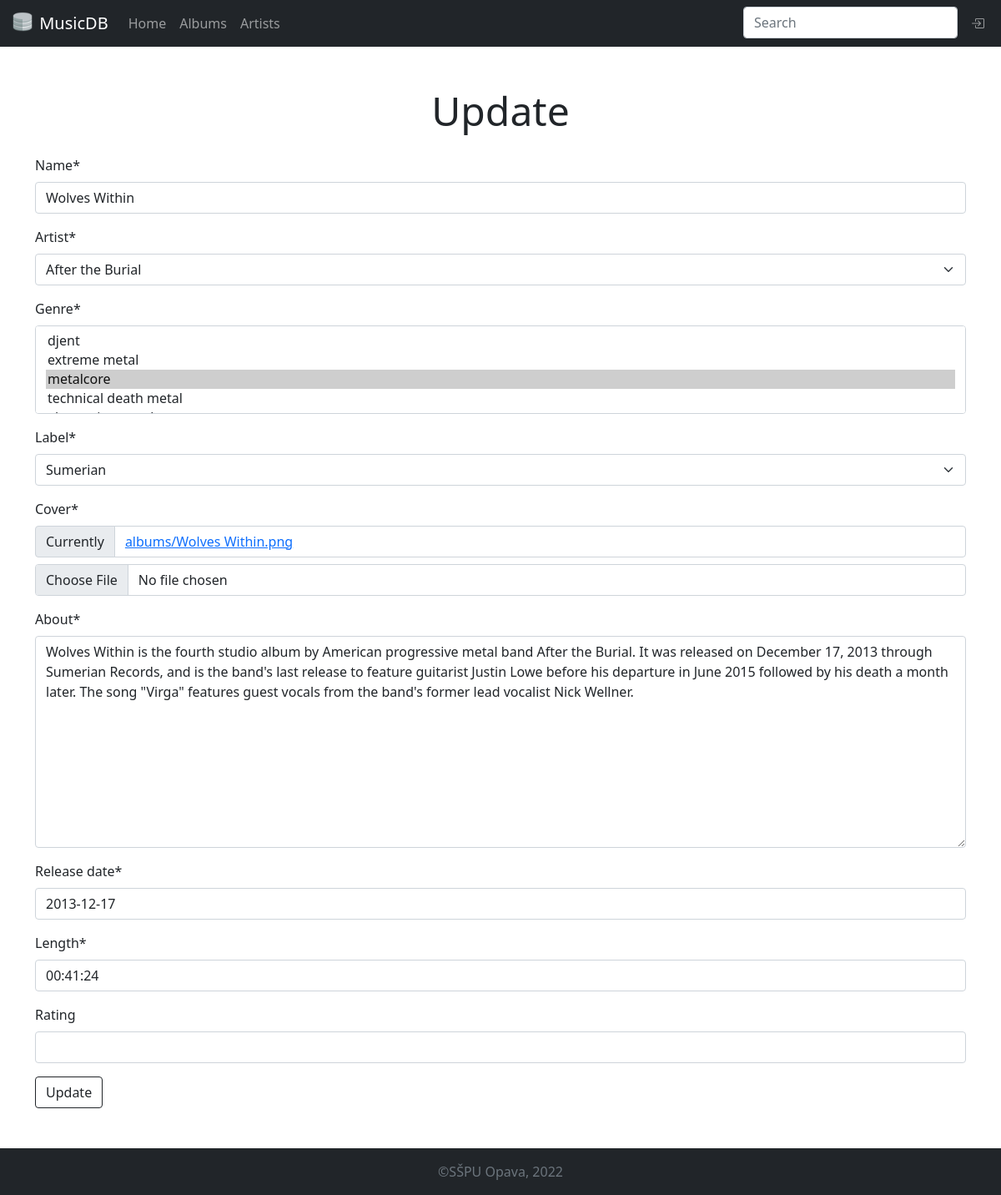
The page /albums/10/update/ on the database as committed earlier.
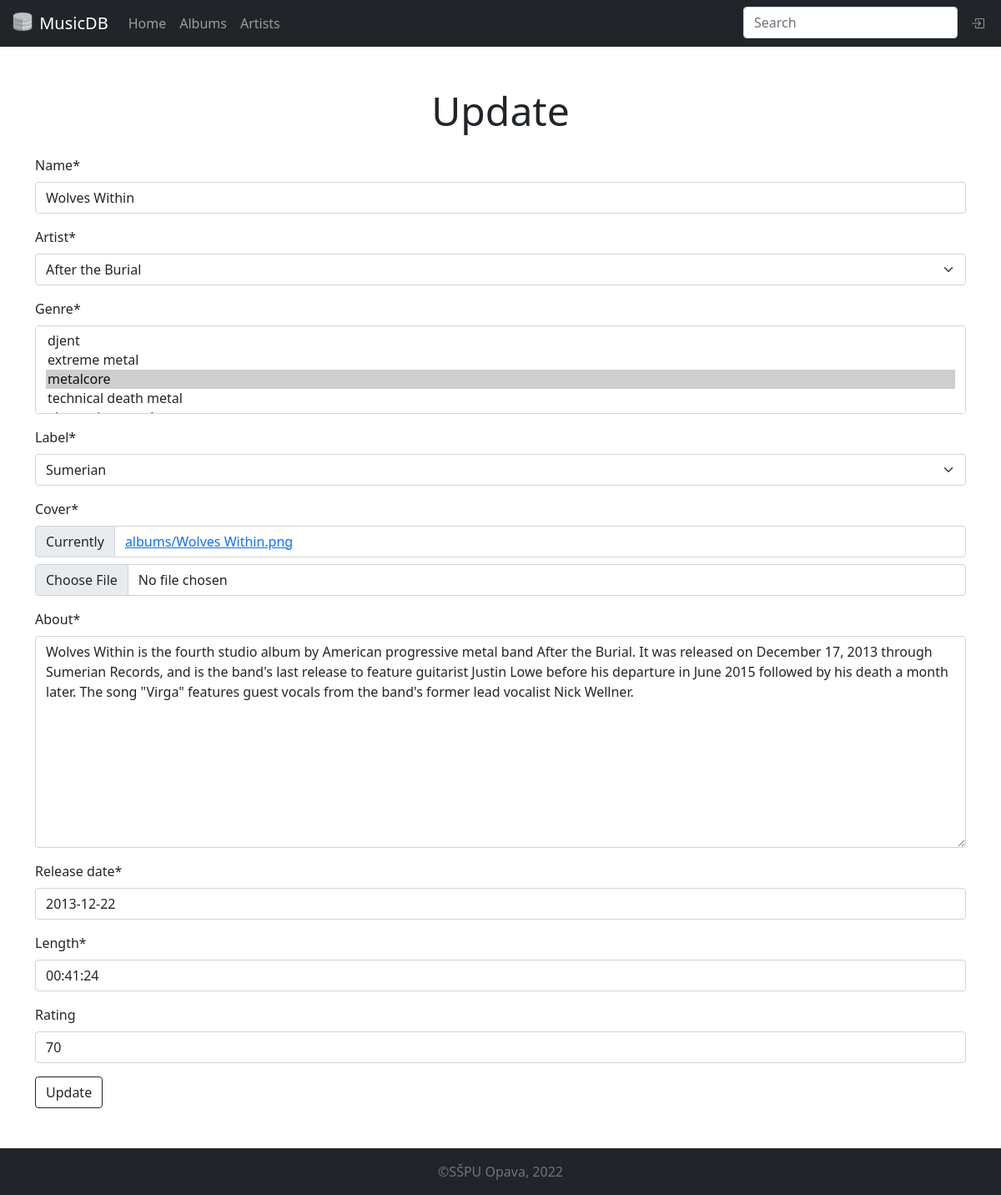
The same page on the database as committed later.
### hudba/models.py (models this page shows, shortened)
class Album(models.Model):
    name = models.CharField(max_length=50)
    artist = models.ForeignKey(Artist, on_delete=models.CASCADE)
    genre = models.ManyToManyField(Genre)
    label = models.ForeignKey(Label, on_delete=models.CASCADE)
    cover = models.ImageField(upload_to="albums/")
    about = models.TextField(max_length=1000)
    release_date = models.DateField()
    length = models.DurationField()
    rating = models.IntegerField(validators=[
        MaxValueValidator(100),
        MinValueValidator(0)
    ], blank=True, null=True)
    class Meta:
        ordering = ["-release_date"]

class Artist(models.Model):
    name = models.CharField(max_length=50)
    origin = models.ForeignKey(Origin, on_delete=models.CASCADE, blank=True, null=True)
    genre = models.ManyToManyField(Genre)
    members = models.ManyToManyField(Members)
    about = models.CharField(max_length=1000, blank=True, null=True)
    labels = models.ManyToManyField(Label)
    year_begin = models.DateField(blank=True, null=True)
    year_end = models.DateField(blank=True, null=True)
    def __str__(self):
        return self.name

class Genre(models.Model):
    name = models.CharField(max_length=50)
    def __str__(self):
        return self.name

### hudba/views.py (the view)
# urls.py: path("albums/<int:pk>/update/", views.album_update, name="album_update"),
def album_update(request, pk):
    album = Album.objects.get(id=pk)
    form = AlbumForm(instance=album)
    if request.method == 'POST':
        form = AlbumForm(request.POST, request.FILES, instance=album)
        if form.is_valid():
            form.save()
            return redirect('album_detail', album.id)
    return render(request,
                  'albums/update.html',
                  {'form': form})

### hudba/views.py
class AlbumForm(forms.ModelForm):
    class Meta:
        model = Album
        fields = '__all__'

### hudba/models.py (called while the page is built)
    def __str__(self):
        return self.name

### templates/albums/update.html (shortened to what this page needs)
{% extends "base.html" %}
{% load crispy_forms_filters %}
{% load crispy_forms_tags %}
{% block content %}
    <div class="container pt-5 pb-5">
        <h2 class="display-5 text-center pb-3">Update</h2>
        <form method="post" enctype='multipart/form-data'>
            {{ form|crispy }}
            <button class="btn btn-outline-dark" type="submit">Update</button>
        </form>
    </div>
{% endblock %}

Rows that differ between the two databases and show on the page:
changed Album "After the Burial": release_date "2013-12-17" → "2013-12-22"; rating (not shown) → "70"
